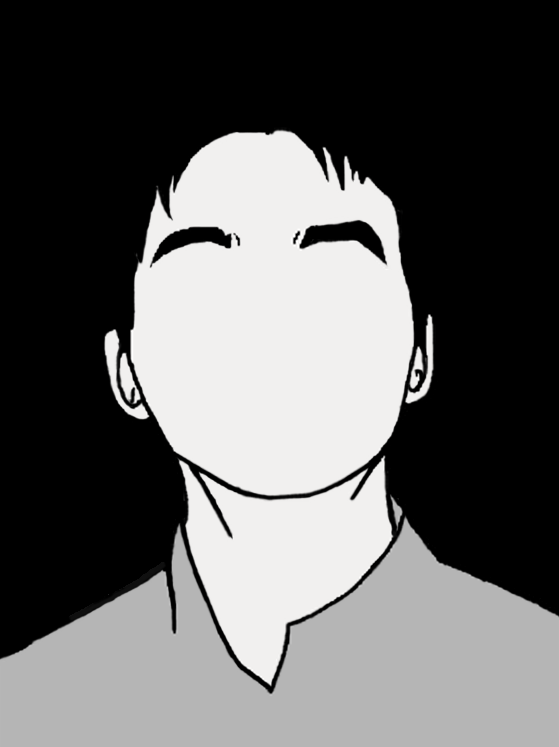
//> input picture OpenCV_Test/images/icon.png, 559 x 747 px
$ ./edgetest   (built with g++ and OpenCV 4)
//> lines starting //> are read from the running program, lines starting //| are printed output that depends on the picture; after the words box and inside, x2 and y2 are one past the last pixel; in counts of white or black regions, pixels touching at a corner belong together
#include <opencv2/core/core.hpp>
#include <opencv2/imgproc/imgproc.hpp>
#include <opencv2/highgui/highgui.hpp>
#include <cstdio>
using namespace cv;
int main(int argc, char *argv[]){

	cv::Mat gray_img = cv::imread("images/icon.png", 0);
//> gray_img: 747 rows x 559 cols, CV_8UC1; min 0, max 255, mean 95.8
	if(gray_img.empty()){
		printf("There is no image\n");
		return -1;
	}
	// 固定の閾値処理
	cv::Mat bin_img, bininv_img, trunc_img, tozero_img, tozeroinv_img;
	// 入力画像，出力画像，閾値，maxVal，閾値処理手法
	cv::threshold(gray_img, bin_img, 0, 255, cv::THRESH_BINARY|cv::THRESH_OTSU);
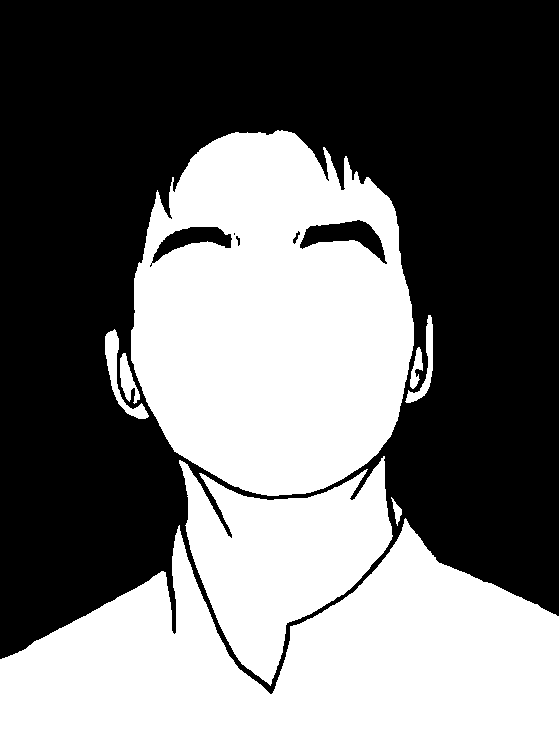
//> bin_img: 747 rows x 559 cols, CV_8UC1; 44.6% white; 8 white regions, largest, box (x1, y1, x2, y2) and area: (0, 518, 559, 747) 80087, (131, 130, 414, 496) 78429, (179, 456, 393, 686) 25423
	cv::threshold(gray_img, bininv_img, 0, 255, cv::THRESH_BINARY_INV|cv::THRESH_OTSU);
	cv::threshold(gray_img, trunc_img, 0, 255, cv::THRESH_TRUNC|cv::THRESH_OTSU);
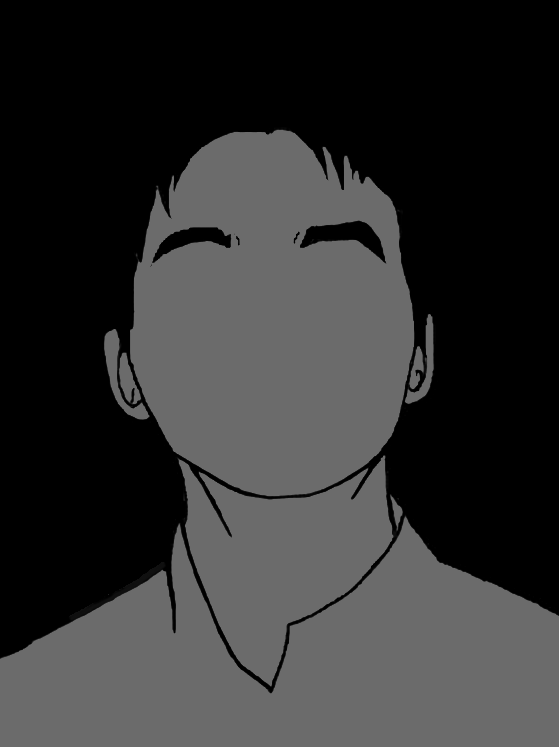
//> trunc_img: 747 rows x 559 cols, CV_8UC1; min 0, max 107, mean 48.3
	cv::threshold(gray_img, tozero_img, 0, 255, cv::THRESH_TOZERO|cv::THRESH_OTSU);
	cv::threshold(gray_img, tozeroinv_img, 0, 255, cv::THRESH_TOZERO_INV|cv::THRESH_OTSU);
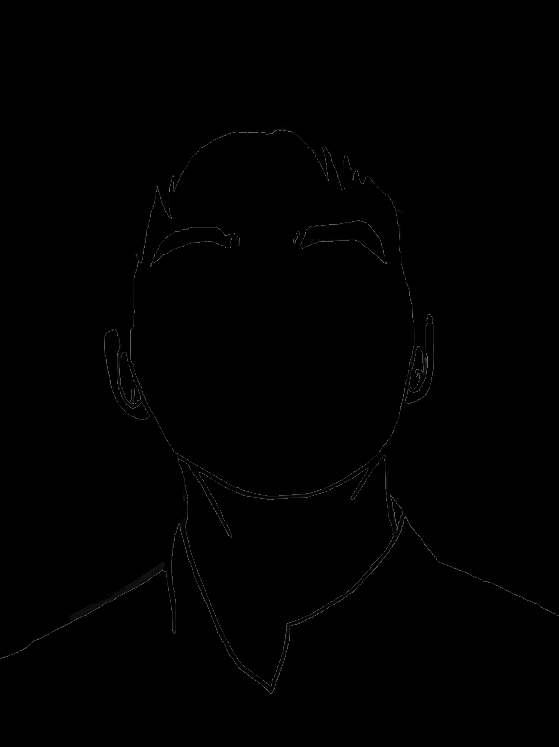
//> tozeroinv_img: 747 rows x 559 cols, CV_8UC1; min 0, max 107, mean 0.6

	// 適応的な閾値処理
	cv::Mat adaptive_img;
	// 入力画像，出力画像，maxVal，閾値決定手法，閾値処理手法，blockSize，C
	cv::adaptiveThreshold(gray_img, adaptive_img, 255, cv::ADAPTIVE_THRESH_GAUSSIAN_C, cv::THRESH_BINARY, 7, 8);
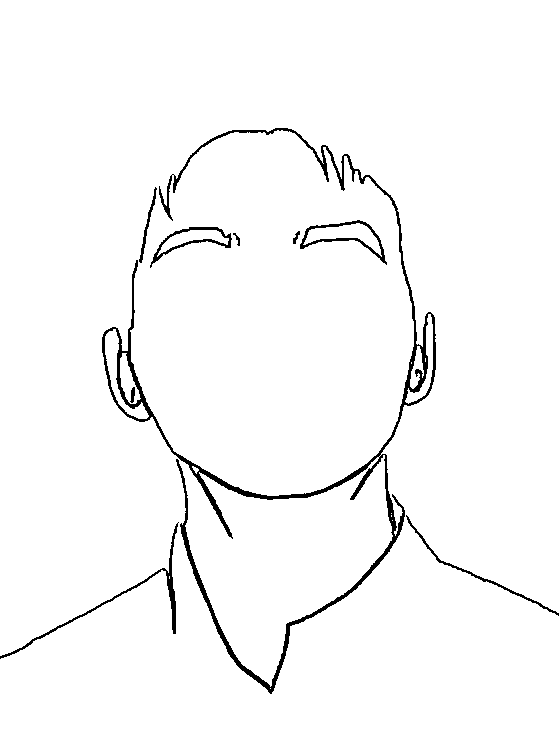
//> adaptive_img: 747 rows x 559 cols, CV_8UC1; 97.4% white; 9 black regions, largest, box (x1, y1, x2, y2) and area: (102, 128, 436, 694) 7890, (0, 522, 179, 659) 878, (300, 220, 387, 265) 582

	// 結果画像表示
	cv::namedWindow("Binary", CV_WINDOW_AUTOSIZE|CV_WINDOW_FREERATIO);
	cv::namedWindow("Binary Inv", CV_WINDOW_AUTOSIZE|CV_WINDOW_FREERATIO);
	cv::namedWindow("Trunc", CV_WINDOW_AUTOSIZE|CV_WINDOW_FREERATIO);
	cv::namedWindow("ToZero", CV_WINDOW_AUTOSIZE|CV_WINDOW_FREERATIO);
	cv::namedWindow("ToZero Inv", CV_WINDOW_AUTOSIZE|CV_WINDOW_FREERATIO);
	cv::namedWindow("Adaptive", CV_WINDOW_AUTOSIZE|CV_WINDOW_FREERATIO);
	cv::imshow("Binary", bin_img);
	cv::imshow("Binary Inv", bininv_img);
	cv::imshow("Trunc", trunc_img);
	cv::imshow("ToZero", tozero_img);
	cv::imshow("ToZero Inv", tozeroinv_img);
	cv::imshow("Adaptive", adaptive_img);
	cv::waitKey(0);
}
